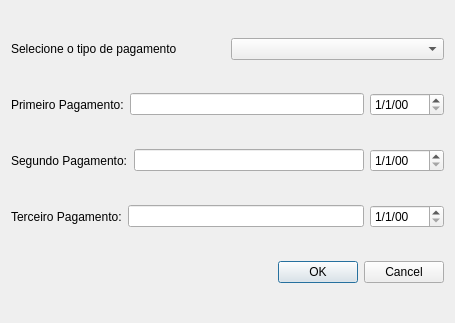
<?xml version="1.0" encoding="UTF-8"?>
<ui version="4.0">
 <class>CadastroPagamentoDialog</class>
 <widget class="QDialog" name="CadastroPagamentoDialog">
  <property name="geometry">
   <rect>
    <x>0</x>
    <y>0</y>
    <width>455</width>
    <height>323</height>
   </rect>
  </property>
  <property name="windowTitle">
   <string>Dialog</string>
  </property>
  <layout class="QGridLayout" name="gridLayout">
   <item row="0" column="0">
    <layout class="QHBoxLayout" name="horizontalLayout">
     <property name="sizeConstraint">
      <enum>QLayout::SetMinimumSize</enum>
     </property>
     <item>
      <widget class="QLabel" name="label">
       <property name="sizePolicy">
        <sizepolicy hsizetype="Preferred" vsizetype="Maximum">
         <horstretch>0</horstretch>
         <verstretch>0</verstretch>
        </sizepolicy>
       </property>
       <property name="text">
        <string>Selecione o tipo de pagamento</string>
       </property>
      </widget>
     </item>
     <item>
      <widget class="QComboBox" name="comboBox"/>
     </item>
    </layout>
   </item>
   <item row="1" column="0">
    <layout class="QHBoxLayout" name="primeiroHorizontalLayout">
     <item>
      <widget class="QLabel" name="primeiroLabel">
       <property name="text">
        <string>Primeiro Pagamento:</string>
       </property>
      </widget>
     </item>
     <item>
      <widget class="QLineEdit" name="primeiroLineEdit"/>
     </item>
     <item>
      <widget class="QDateEdit" name="primeiroDateEdit">
       <property name="displayFormat">
        <string>d/M/yy</string>
       </property>
      </widget>
     </item>
    </layout>
   </item>
   <item row="2" column="0">
    <layout class="QHBoxLayout" name="segundoHorizontalLayout">
     <item>
      <widget class="QLabel" name="segundoLabel">
       <property name="text">
        <string>Segundo Pagamento:</string>
       </property>
      </widget>
     </item>
     <item>
      <widget class="QLineEdit" name="segundoLineEdit"/>
     </item>
     <item>
      <widget class="QDateEdit" name="segundoDateEdit">
       <property name="displayFormat">
        <string>d/M/yy</string>
       </property>
      </widget>
     </item>
    </layout>
   </item>
   <item row="3" column="0">
    <layout class="QHBoxLayout" name="terceiroHorizontalLayout">
     <item>
      <widget class="QLabel" name="terceiroLabel">
       <property name="text">
        <string>Terceiro Pagamento:</string>
       </property>
      </widget>
     </item>
     <item>
      <widget class="QLineEdit" name="terceiroLineEdit">
       <property name="inputMask">
        <string/>
       </property>
      </widget>
     </item>
     <item>
      <widget class="QDateEdit" name="terceiroDateEdit">
       <property name="displayFormat">
        <string>d/M/yy</string>
       </property>
      </widget>
     </item>
    </layout>
   </item>
   <item row="4" column="0">
    <widget class="QDialogButtonBox" name="buttonBox">
     <property name="orientation">
      <enum>Qt::Horizontal</enum>
     </property>
     <property name="standardButtons">
      <set>QDialogButtonBox::Cancel|QDialogButtonBox::Ok</set>
     </property>
    </widget>
   </item>
  </layout>
 </widget>
 <resources/>
 <connections>
  <connection>
   <sender>buttonBox</sender>
   <signal>accepted()</signal>
   <receiver>CadastroPagamentoDialog</receiver>
   <slot>accept()</slot>
   <hints>
    <hint type="sourcelabel">
     <x>248</x>
     <y>254</y>
    </hint>
    <hint type="destinationlabel">
     <x>157</x>
     <y>274</y>
    </hint>
   </hints>
  </connection>
  <connection>
   <sender>buttonBox</sender>
   <signal>rejected()</signal>
   <receiver>CadastroPagamentoDialog</receiver>
   <slot>reject()</slot>
   <hints>
    <hint type="sourcelabel">
     <x>316</x>
     <y>260</y>
    </hint>
    <hint type="destinationlabel">
     <x>286</x>
     <y>274</y>
    </hint>
   </hints>
  </connection>
 </connections>
</ui>
